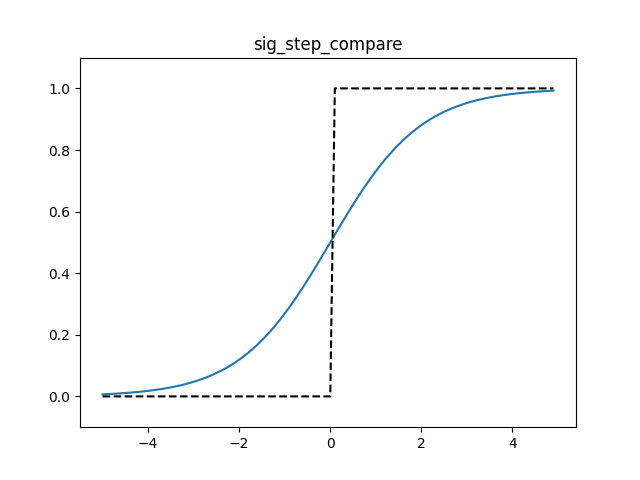

Source code (Python):
# coding: utf-8
import numpy as np
import matplotlib.pylab as plt


def sigmoid(x):
    return 1 / (1 + np.exp(-x))


def step_function(x):
    return np.array(x > 0, dtype=int)


x = np.arange(-5.0, 5.0, 0.1)
y1 = sigmoid(x)
y2 = step_function(x)

plt.plot(x, y1)
plt.plot(x, y2, "k--")
plt.ylim(-0.1, 1.1)  # 図で描画するy軸の範囲を指定
# plt.show()
plt.title("sig_step_compare")
plt.savefig("sig_step_compare.png")
